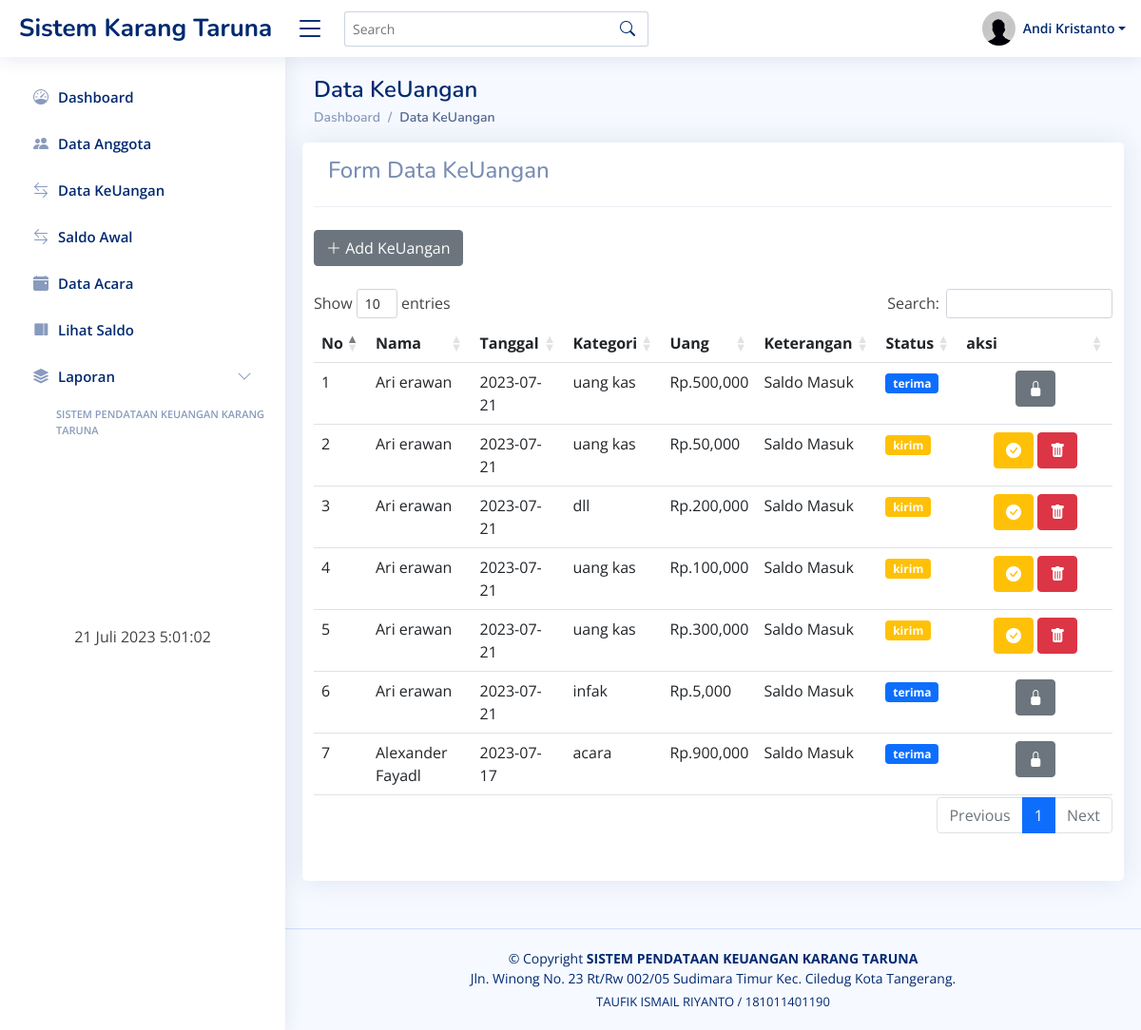
Screenshot of /admin/index.php?url=index_keuangan (signed in) with the database file from the repository.
### tables this page shows
CREATE TABLE `users` (
  `id_user` int(11) NOT NULL,
  `recid` enum('0','1') NOT NULL,
  `nama` varchar(30) NOT NULL,
  `rt` int(4) NOT NULL,
  `rw` int(4) NOT NULL,
  `alamat` text NOT NULL,
  `tgl_lahir` varchar(20) NOT NULL,
  `pekerjaan` varchar(40) NOT NULL,
  `no_telp` varchar(15) NOT NULL,
  `status` enum('aktif','tidak aktif') NOT NULL,
  `usertype` enum('ketua','wakil','anggota') NOT NULL,
  `username` varchar(30) NOT NULL,
  `password` varchar(200) NOT NULL,
  `level` enum('admin','anggota') NOT NULL
);

CREATE TABLE `trx` (
  `id_trx` int(11) NOT NULL,
  `id_user` int(11) NOT NULL,
  `jml_trx` varchar(255) NOT NULL,
  `keterangan` varchar(255) NOT NULL,
  `status_trx` varchar(255) NOT NULL,
  `tgl` date NOT NULL
);

CREATE TABLE `acara` (
  `id_acara` int(11) NOT NULL,
  `id_trx` int(11) NOT NULL,
  `nama_acara` varchar(255) NOT NULL,
  `tempat_acara` varchar(255) NOT NULL
);

### config/getbln.php (called while the page is built, shortened)
<?php
function  getStatus($status){
	if ($status == "saldo_keluar"){
		return  "Saldo Keluar";
    }
		else if($status == "saldo_masuk"){
		return  "Saldo Masuk";
	}
}
?>

### admin/index_keuangan.php (the view, shortened to what this page needs)
<!DOCTYPE html>
<html>
<head>
</head>
<body>
     <div class="container">
          <div class="pagetitle">
               <h1 class="mb-1">Data KeUangan</h1>
               <nav>
                    <ol class="breadcrumb">
                         <li class="breadcrumb-item"><a href="?url=dashboard">Dashboard</a></li>
                         <li class="breadcrumb-item active">Data KeUangan</li>
                    </ol>
               </nav>
          </div>
          <div class="row">
               <div class="card">
                    <div class="card-header">
                         <h4>Form Data KeUangan</h4>
                    </div>
                    <br>
                    <div class="col-md-12">
                         <button type="button" class="btn btn-secondary" data-bs-toggle="modal"
                              data-bs-target="#addUang">
                              <span class="icon text-white">
                                   <i class="bi bi-plus-lg"></i> Add KeUangan
                              </span>
                         </button>
                    </div>
                    <br>
                    <table id="anggota" class="table table-hover">
                         <thead>
                              <tr>
                                   <th>No</th>
                                   <th>Nama</th>
                                   <th>Tanggal</th>
                                   <th>Kategori</th>
                                   <th>Uang</th>
                                   <th>Keterangan</th>
                                   <th>Status</th>
                                   <th style="width:130px">aksi</th>
                              </tr>
                         </thead>
                         <tbody>
                              <tr>
                              <?php
						require '../config/config.php';
                              include '../config/getbln.php';
						$no = 1;
                              $bulan =  date('m', strtotime(date('Y-m-d')));
						$sql = mysqli_query($koneksi,"select * from trx inner join users on users.id_user=trx.id_user inner join
                              acara on acara.id_trx=trx.id_trx and month(tgl)='$bulan' where trx.id_trx NOT IN (
                                   SELECT id_trx from trx where keterangan = 'saldo_awal'
                                  ) and trx.id_trx NOT IN (
                                   SELECT id_trx from trx where keterangan = 'saldo_keluar'
                                  ) order by tgl DESC");
						while ($data = mysqli_fetch_array($sql)) {
							?>
                                   <td><?= $no++; ?></td>
                                   <td><?= $data['nama']; ?></td>
                                   <td><?= $data['tgl']; ?></td>
                                   <td><?= $data['nama_acara']; ?></td>
                                   <td>Rp.<?= number_format($data['jml_trx']); ?></td>
                                   <td>
                                    <?= getStatus($data['keterangan']); ?>
                                   </td>
                                   <td>
                                        <?php
									if($data['status_trx'] == 'kirim'){ ?>
                                                  <span class="badge bg-warning "><?= $data['status_trx']; ?></span>
									<?php } else if($data['status_trx'] == 'terima'){ ?>
										<span class="badge bg-primary "><?= $data['status_trx']; ?></span>
									<?php }?>
                                   </td>
                                   <td class="text-center">
                                        <?php
									if($data['status_trx'] == 'kirim'){ ?>
                                        <button type="button" class="btn btn-warning" data-bs-toggle="modal"
                                             data-bs-target="#MyV<?= $data['id_trx']; ?>">
                                             <span class="icon text-white">
                                                  <i class="bi bi-check-circle-fill"></i>
                                             </span>
                                        </button>
                                        <a href="del2.php?id=<?php echo $data['id']; ?>"
                                             class="btn btn-danger btn-icon-split"
                                             onclick="return confirm('Yakin Hapus Data ?')">
                                             <span class="icon text-white">
                                                  <i class="bi bi-trash-fill"></i>
                                             </span>
                                        </a>
                                        <?php } else if ($data['status_trx'] == 'terima') { ?>
                                        <button type="button" class="btn btn-secondary" data-bs-toggle="modal"
                                             data-bs-target="#MyView<?= $data['id_trx']; ?>">
                                             <span class="icon text-white">
                                                  <i class="bi bi-lock-fill"></i>
                                             </span>
                                        </button>
                                        <?php }?>
                                   </td>
                              </tr>
                              <?php } ?>
                         </tbody>
                    </table>
                    <br><br>
               </div>
          </div>
     </div>
</body>
</html>

### admin/index.php (shortened to what this page needs)
<!DOCTYPE html>
<html lang="en">
<head>
     <link href="../assets/css/bootstrap.min.css" rel="stylesheet">
     <link href="../assets/css/bootstrap-icons.css" rel="stylesheet">
     <link href="../assets/css/boxicons.min.css" rel="stylesheet">
     <link href="../assets/css/quill.snow.css" rel="stylesheet">
     <link href="../assets/css/quill.bubble.css" rel="stylesheet">
     <link href="../assets/css/remixicon.css" rel="stylesheet">
     <link rel="stylesheet" href="../assets/jquery-ui.css">
     <link href="../assets/css/style.css" rel="stylesheet">
     <link href="../assets/datatables/dataTables.bootstrap4.min.css" rel="stylesheet">
</head>
<body>
     <header id="header" class="header fixed-top d-flex align-items-center">
          <div class="d-flex align-items-center justify-content-between"> <a href="index.html"
                    class="logo d-flex align-items-center"> <span class="d-none d-lg-block">Sistem Karang Taruna</span>
               </a> <i class="bi bi-list toggle-sidebar-btn"></i></div>
          <div class="search-bar">
               <form class="search-form d-flex align-items-center" method="POST" action="#"> <input type="text"
                         name="query" placeholder="Search" title="Enter search keyword"> <button type="submit"
                         title="Search"><i class="bi bi-search"></i></button></form>
          </div>
          <nav class="header-nav ms-auto">
               <ul class="d-flex align-items-center">
                    <li class="nav-item dropdown pe-3">
                         <?php
             require '../config/config.php';
             $sql = mysqli_query($koneksi, "select * from users where id_user='$_SESSION[id]'");
             while ($data = mysqli_fetch_array($sql)) {
               ?>
                         <a class="nav-link nav-profile d-flex align-items-center pe-0" href="#"
                              data-bs-toggle="dropdown"> <img src="../assets/img/profile-img.png" alt="Profile"
                                   class="rounded-circle"> <span
                                   class="d-none d-md-block dropdown-toggle ps-2"><?php echo $data['nama']; ?></span>
                         </a>
                              <?php } ?>
                    </li>
               </ul>
          </nav>
     </header>
     <aside id="sidebar" class="sidebar">
          <ul class="sidebar-nav" id="sidebar-nav">
               <li class="nav-item"> <a class="nav-link collapsed" href="?url=dashboard">
                         <i class="bi bi-speedometer"></i>
                         <span>Dashboard</span> </a></li>
               <li class="nav-item">
                    <a class="nav-link collapsed" href="?url=data_anggota">
                         <i class="bi bi-people-fill"></i>
                         </i><span>Data Anggota</span>
                    </a>
               </li>
               <li class="nav-item">
                    <a class="nav-link collapsed" href="?url=index_keuangan">
                         <i class="bi bi-arrow-left-right"></i>
                         </i><span>Data KeUangan</span>
                    </a>
               <li class="nav-item">
                    <a class="nav-link collapsed" href="?url=saldo_awal">
                         <i class="bi bi-arrow-left-right"></i>
                         </i><span>Saldo Awal</span>
                    </a>
               </li>
               <li class="nav-item">
                    <a class="nav-link collapsed" href="?url=list_acara">
                         <i class="bi bi-calendar-event-fill"></i>
                         </i><span>Data Acara</span>
                    </a>
               </li>
               <li class="nav-item">
                    <a class="nav-link collapsed" href="?url=cek_saldo">
                         <i class="ri-layout-right-fill"></i>
                         </i><span>Lihat Saldo</span>
                    </a>
               </li>
               <li class="nav-item">
                    <a class="nav-link collapsed" data-bs-target="#components-nav" data-bs-toggle="collapse" href="#"><i
                              class="bi bi-stack"></i><span>Laporan</span><i class="bi bi-chevron-down ms-auto"></i>
                    </a>
               </li>
               <li class="nav-heading ps-4">SISTEM PENDATAAN KEUANGAN KARANG TARUNA</li>
               <br><br><br><br>
               <br><br><br><br>
               <div class="row text-center">
                    <?php
   function tgl_indo($tanggal){
    $bulan = array (
      1 =>   'Januari',
      'Februari',
      'Maret',
      'April',
      'Mei',
      'Juni',
      'Juli',
      'Agustus',
      'September',
      'Oktober',
      'November',
      'Desember'
   );
    $pecahkan = explode('-', $tanggal);
    return $pecahkan[2] . ' ' . $bulan[ (int)$pecahkan[1] ] . ' ' . $pecahkan[0];
 }
 ?>
                    <p><?php echo tgl_indo(date('Y-m-d')); ?> <span style="font-size:17" id="jam"></span></p>
               </div>
          </ul>
     </aside>
     <main id="main" class="main">
          <section class="section">
               <div class="row">
                    <?php include 'link.php' ?>
                    <br>
                    <br>
                    <br>
                    <br>
                    <br>
                    <br>
                    <br>
                    <br>
                    <br>
                    <br>
                    <br>
                    <br>
                    <br>
                    <br>
                    <br>
                    <br>
                    <br>
                    <br>
                    <br>
                    <br>
                    <br>
                    <br>
                    <br>
                    <br>
                    <br>
                    <br>
                    <br>
                    <br>
                    <br>
               </div>
          </section>
     </main>
     <footer id="footer" class="footer">
          <div class="copyright"> &copy; Copyright <strong><span>SISTEM PENDATAAN KEUANGAN KARANG
                         TARUNA</span></strong><br>Jln. Winong No. 23 Rt/Rw 002/05 Sudimara Timur Kec. Ciledug Kota
               Tangerang.</div>
          <div class="credits">TAUFIK ISMAIL RIYANTO / 181011401190</div>
     </footer>
</body>
</html>

### assets/css/style.css (style rules this page uses)
:root { scroll-behavior: smooth; }
body { font-family: "Open Sans", sans-serif; background: #f6f9ff; color: #444444; }
a { color: #4154f1; text-decoration: none; }
h1, h2, h3, h4, h5, h6 { font-family: "Nunito", sans-serif; }
#main { margin-top: 60px; padding: 20px 30px; transition: all 0.3s; }
.pagetitle { margin-bottom: 10px; }
.pagetitle h1 { font-size: 24px; margin-bottom: 0; font-weight: 600; color: #012970; }
.card { margin-bottom: 30px; border: none; border-radius: 5px; box-shadow: 0px 0 30px rgba(1, 41, 112, 0.1); }
.card-header, .card-footer { border-color: #ebeef4; background-color: #fff; color: #798eb3; padding: 15px; }
.breadcrumb { font-size: 14px; font-family: "Nunito", sans-serif; color: #899bbd; font-weight: 600; }
.breadcrumb a { color: #899bbd; transition: 0.3s; }
.breadcrumb .breadcrumb-item::before { color: #899bbd; }
.breadcrumb .active { color: #51678f; font-weight: 600; }
.logo { line-height: 1; }
@media (min-width: 1200px) { .logo { width: 280px; } }
.logo span { font-size: 26px; font-weight: 700; color: #012970; font-family: "Nunito", sans-serif; }
.header { transition: all 0.5s; z-index: 997; height: 60px; box-shadow: 0px 2px 20px rgba(1, 41, 112, 0.1); background-color: #fff; padding-left: 20px; }
.header .toggle-sidebar-btn { font-size: 32px; padding-left: 10px; cursor: pointer; color: #012970; }
.header .search-bar { min-width: 360px; padding: 0 20px; }
.header .search-form { width: 100%; }
.header .search-form input { border: 0; font-size: 14px; color: #012970; border: 1px solid rgba(1, 41, 112, 0.2); padding: 7px 38px 7px 8px; border-radius: 3px; transition: 0.3s; width: 100%; }
.header .search-form button { border: 0; padding: 0; margin-left: -30px; background: none; }
.header .search-form button i { color: #012970; }
.header-nav ul { list-style: none; }
.header-nav > ul { margin: 0; padding: 0; }
.header-nav .nav-profile { color: #012970; }
.header-nav .nav-profile img { max-height: 36px; }
.header-nav .nav-profile span { font-size: 14px; font-weight: 600; }
.sidebar { position: fixed; top: 60px; left: 0; bottom: 0; width: 300px; z-index: 996; transition: all 0.3s; padding: 20px; overflow-y: auto; scrollbar-width: thin; scrollbar-color: #aab7cf transparent; box-shadow: 0px 0px 20px rgba(1, 41, 112, 0.1); background-color: #fff; }
@media (min-width: 1200px) { #main, #footer { margin-left: 300px; } }
.sidebar-nav { padding: 0; margin: 0; list-style: none; }
.sidebar-nav li { padding: 0; margin: 0; list-style: none; }
.sidebar-nav .nav-item { margin-bottom: 5px; }
.sidebar-nav .nav-heading { font-size: 11px; text-transform: uppercase; color: #899bbd; font-weight: 600; margin: 10px 0 5px 15px; }
.sidebar-nav .nav-link { display: flex; align-items: center; font-size: 15px; font-weight: 600; color: #4154f1; transition: 0.3; background: #f6f9ff; padding: 10px 15px; border-radius: 4px; }
.sidebar-nav .nav-link i { font-size: 16px; margin-right: 10px; color: #4154f1; }
.sidebar-nav .nav-link.collapsed { color: #012970; background: #fff; }
.sidebar-nav .nav-link.collapsed i { color: #899bbd; }
.sidebar-nav .nav-link .bi-chevron-down { margin-right: 0; transition: transform 0.2s ease-in-out; }
.footer { padding: 20px 0; font-size: 14px; transition: all 0.3s; border-top: 1px solid #cddfff; }
.footer .copyright { text-align: center; color: #012970; }
.footer .credits { padding-top: 5px; text-align: center; font-size: 13px; color: #012970; }

### rows the page displays
users: nama "Andi Kristanto"
trx: id_user.nama "Ari erawan", tgl "2023-07-21", acara.nama_acara "uang kas", jml_trx "500,000", keterangan "Saldo Masuk", status_trx "terima"
trx: id_user.nama "Ari erawan", tgl "2023-07-21", acara.nama_acara "uang kas", jml_trx "50,000", keterangan "Saldo Masuk", status_trx "kirim"
trx: id_user.nama "Ari erawan", tgl "2023-07-21", acara.nama_acara "dll", jml_trx "200,000", keterangan "Saldo Masuk", status_trx "kirim"
trx: id_user.nama "Ari erawan", tgl "2023-07-21", acara.nama_acara "uang kas", jml_trx "100,000", keterangan "Saldo Masuk", status_trx "kirim"
trx: id_user.nama "Ari erawan", tgl "2023-07-21", acara.nama_acara "uang kas", jml_trx "300,000", keterangan "Saldo Masuk", status_trx "kirim"
trx: id_user.nama "Ari erawan", tgl "2023-07-21", acara.nama_acara "infak", jml_trx "5,000", keterangan "Saldo Masuk", status_trx "terima"
trx: id_user.nama "Alexander Fayadl", tgl "2023-07-17", acara.nama_acara "acara", jml_trx "900,000", keterangan "Saldo Masuk", status_trx "terima"
